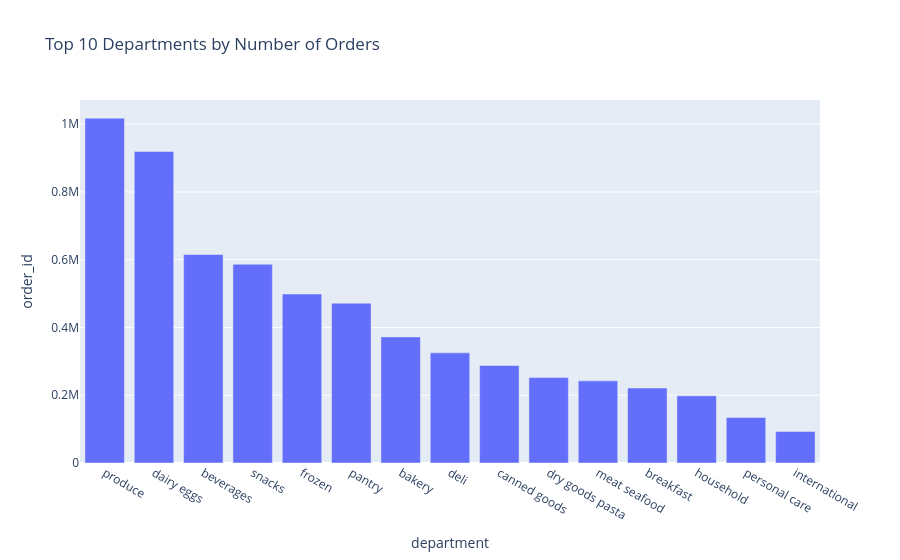

The notebook cell this image was saved under:
### Markdown cell above
The bar chart shows the aisles contributing the largest number of orders.   

Fresh produce categories clearly dominate the ranking, with "fresh fruits" and "fresh vegetables" accounting for the highest number of orders. Dairy products such as yogurt and milk also appear among the most frequently purchased categories. 

This indicates that everyday grocery staples and fresh food products represent the core of customer purchasing behavior.

### Code cell
fig = px.bar(
    top_departments.reset_index(),
    x="department",
    y="order_id",
    title="Top 10 Departments by Number of Orders"
)


fig.show()

### Figure 1 — Plotly figure (JSON) as saved in the notebook; plotly's stock layout.template omitted (floating-point values rounded to 4 significant figures)
{"data": [{"hovertemplate": "department=%{x}<br>order_id=%{y}<extra></extra>", "legendgroup": "", "marker": {"color": "#636efa", "pattern": {"shape": ""}}, "name": "", "orientation": "v", "showlegend": false, "textposition": "auto", "type": "bar", "x": ["produce", "dairy eggs", "beverages", "snacks", "frozen", "pantry", "bakery", "deli", "canned goods", "dry goods pasta", "meat seafood", "breakfast", "household", "personal care", "international"], "xaxis": "x", "y": [1017822, 919559, 615400, 586575, 498703, 471690, 372030, 325104, 287840, 252148, 242568, 221300, 198133, 134232, 93110], "yaxis": "y"}], "layout": {"barmode": "relative", "legend": {"tracegroupgap": 0}, "title": {"text": "Top 10 Departments by Number of Orders"}, "xaxis": {"anchor": "y", "domain": [0, 1], "title": {"text": "department"}}, "yaxis": {"anchor": "x", "domain": [0, 1], "title": {"text": "order_id"}}}}
